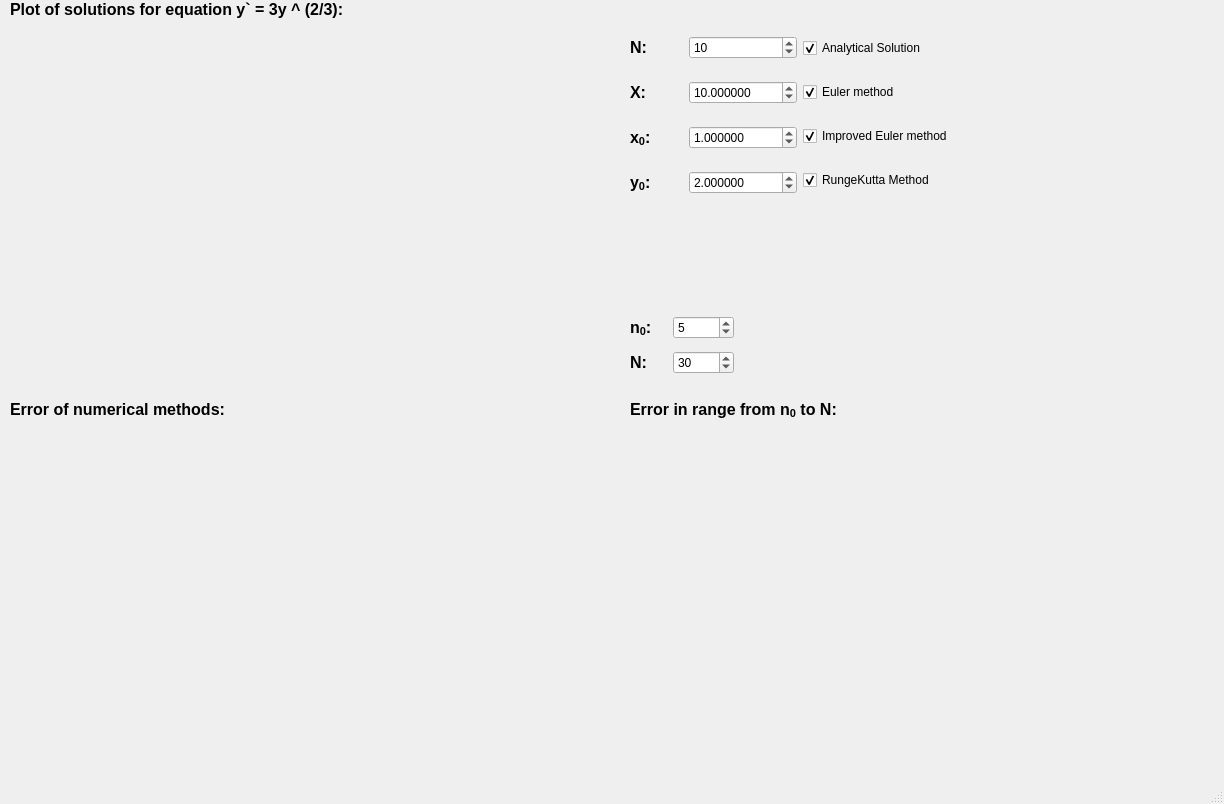
<?xml version="1.0" encoding="UTF-8"?>
<ui version="4.0">
    <class>MainWindow</class>
    <widget class="QMainWindow" name="MainWindow">
        <property name="geometry">
            <rect>
                <x>0</x>
                <y>0</y>
                <width>1224</width>
                <height>804</height>
            </rect>
        </property>
        <property name="windowTitle">
            <string>Computational Practicum</string>
        </property>
        <property name="toolTip">
            <string/>
        </property>
        <property name="whatsThis">
            <string/>
        </property>
        <property name="windowFilePath">
            <string/>
        </property>
        <property name="documentMode">
            <bool>true</bool>
        </property>
        <property name="tabShape">
            <enum>QTabWidget::Rounded</enum>
        </property>
        <widget class="QWidget" name="centralwidget">
            <widget class="QWidget" name="layoutWidget">
                <property name="geometry">
                    <rect>
                        <x>630</x>
                        <y>310</y>
                        <width>104</width>
                        <height>72</height>
                    </rect>
                </property>
                <layout class="QGridLayout" name="err_gridLayout">
                    <item row="0" column="0">
                        <widget class="QLabel" name="n0_err_label">
                            <property name="text">
                                <string>&lt;html&gt;&lt;head/&gt;&lt;body&gt;&lt;p&gt;&lt;span style=&quot;
                                    font-size:12pt; font-weight:600;&quot;&gt;n&lt;/span&gt;&lt;span style=&quot;
                                    font-size:12pt; font-weight:600; vertical-align:sub;&quot;&gt;0&lt;/span&gt;&lt;span
                                    style=&quot; font-size:12pt; font-weight:600;&quot;&gt;:&lt;/span&gt;&lt;/p&gt;&lt;/body&gt;&lt;/html&gt;
                                </string>
                            </property>
                        </widget>
                    </item>
                    <item row="1" column="0">
                        <widget class="QLabel" name="N_err_label">
                            <property name="text">
                                <string>&lt;html&gt;&lt;head/&gt;&lt;body&gt;&lt;p&gt;&lt;span style=&quot;
                                    font-size:12pt; font-weight:600;&quot;&gt;N:&lt;/span&gt;&lt;/p&gt;&lt;/body&gt;&lt;/html&gt;
                                </string>
                            </property>
                        </widget>
                    </item>
                    <item row="0" column="1">
                        <widget class="QSpinBox" name="n0_err_spinBox">
                            <property name="minimum">
                                <number>1</number>
                            </property>
                            <property name="maximum">
                                <number>10000</number>
                            </property>
                            <property name="singleStep">
                                <number>1</number>
                            </property>
                            <property name="value">
                                <number>5</number>
                            </property>
                        </widget>
                    </item>
                    <item row="1" column="1">
                        <widget class="QSpinBox" name="N_err_spinBox">
                            <property name="minimum">
                                <number>2</number>
                            </property>
                            <property name="maximum">
                                <number>10000</number>
                            </property>
                            <property name="singleStep">
                                <number>1</number>
                            </property>
                            <property name="value">
                                <number>30</number>
                            </property>
                        </widget>
                    </item>
                </layout>
            </widget>
            <widget class="QWidget" name="layoutWidget">
                <property name="geometry">
                    <rect>
                        <x>10</x>
                        <y>400</y>
                        <width>581</width>
                        <height>381</height>
                    </rect>
                </property>
                <layout class="QVBoxLayout" name="err_verticalLayout">
                    <property name="sizeConstraint">
                        <enum>QLayout::SetNoConstraint</enum>
                    </property>
                    <item>
                        <widget class="QLabel" name="err_label">
                            <property name="sizePolicy">
                                <sizepolicy hsizetype="Preferred" vsizetype="Fixed">
                                    <horstretch>0</horstretch>
                                    <verstretch>0</verstretch>
                                </sizepolicy>
                            </property>
                            <property name="minimumSize">
                                <size>
                                    <width>0</width>
                                    <height>0</height>
                                </size>
                            </property>
                            <property name="font">
                                <font>
                                    <pointsize>12</pointsize>
                                </font>
                            </property>
                            <property name="text">
                                <string>&lt;html&gt;&lt;head/&gt;&lt;body&gt;&lt;p&gt;&lt;span style=&quot;
                                    font-size:12pt; font-weight:600;&quot;&gt;Error of numerical methods:&lt;/span&gt;&lt;/p&gt;&lt;/body&gt;&lt;/html&gt;
                                </string>
                            </property>
                        </widget>
                    </item>
                    <item>
                        <widget class="ErrorsWidget" name="ErrorsWidget" native="true">
                            <property name="minimumSize">
                                <size>
                                    <width>450</width>
                                    <height>300</height>
                                </size>
                            </property>
                        </widget>
                    </item>
                </layout>
            </widget>
            <widget class="QWidget" name="layoutWidget">
                <property name="geometry">
                    <rect>
                        <x>630</x>
                        <y>400</y>
                        <width>581</width>
                        <height>381</height>
                    </rect>
                </property>
                <layout class="QVBoxLayout" name="rng_err_verticalLayout">
                    <item>
                        <widget class="QLabel" name="rng_err_label">
                            <property name="sizePolicy">
                                <sizepolicy hsizetype="Preferred" vsizetype="Fixed">
                                    <horstretch>0</horstretch>
                                    <verstretch>0</verstretch>
                                </sizepolicy>
                            </property>
                            <property name="font">
                                <font>
                                    <pointsize>12</pointsize>
                                    <weight>75</weight>
                                    <bold>true</bold>
                                </font>
                            </property>
                            <property name="text">
                                <string>&lt;html&gt;&lt;head/&gt;&lt;body&gt;&lt;p&gt;&lt;span style=&quot;
                                    font-size:12pt; font-weight:600;&quot;&gt;Error in range from n&lt;/span&gt;&lt;span
                                    style=&quot; font-size:12pt; font-weight:600; vertical-align:sub;&quot;&gt;0&lt;/span&gt;&lt;span
                                    style=&quot; font-size:12pt; font-weight:600;&quot;&gt; to N:&lt;/span&gt;&lt;/p&gt;&lt;/body&gt;&lt;/html&gt;
                                </string>
                            </property>
                        </widget>
                    </item>
                    <item>
                        <widget class="RangeErrorsWidget" name="RangeErrorsWidget" native="true">
                            <property name="minimumSize">
                                <size>
                                    <width>450</width>
                                    <height>300</height>
                                </size>
                            </property>
                            <property name="font">
                                <font>
                                    <pointsize>10</pointsize>
                                    <weight>50</weight>
                                    <bold>false</bold>
                                </font>
                            </property>
                        </widget>
                    </item>
                </layout>
            </widget>
            <widget class="QWidget" name="layoutWidget">
                <property name="geometry">
                    <rect>
                        <x>10</x>
                        <y>0</y>
                        <width>581</width>
                        <height>381</height>
                    </rect>
                </property>
                <layout class="QVBoxLayout" name="sol_verticalLayout">
                    <item>
                        <widget class="QLabel" name="sol_label">
                            <property name="sizePolicy">
                                <sizepolicy hsizetype="Preferred" vsizetype="Fixed">
                                    <horstretch>0</horstretch>
                                    <verstretch>0</verstretch>
                                </sizepolicy>
                            </property>
                            <property name="font">
                                <font>
                                    <pointsize>12</pointsize>
                                </font>
                            </property>
                            <property name="text">
                                <string>&lt;html&gt;&lt;head/&gt;&lt;body&gt;&lt;p&gt;&lt;span style=&quot;
                                    font-size:12pt; font-weight:600;&quot;&gt;Plot of solutions for equation y` = 3y ^
                                    (2/3):&lt;/span&gt;&lt;/p&gt;&lt;/body&gt;&lt;/html&gt;
                                </string>
                            </property>
                        </widget>
                    </item>
                    <item>
                        <widget class="SolutionsWidget" name="SolutionsWidget" native="true">
                            <property name="sizePolicy">
                                <sizepolicy hsizetype="Preferred" vsizetype="Preferred">
                                    <horstretch>0</horstretch>
                                    <verstretch>0</verstretch>
                                </sizepolicy>
                            </property>
                            <property name="minimumSize">
                                <size>
                                    <width>450</width>
                                    <height>300</height>
                                </size>
                            </property>
                            <property name="layoutDirection">
                                <enum>Qt::LeftToRight</enum>
                            </property>
                            <property name="autoFillBackground">
                                <bool>false</bool>
                            </property>
                        </widget>
                    </item>
                </layout>
            </widget>
            <widget class="QWidget" name="layoutWidget">
                <property name="geometry">
                    <rect>
                        <x>630</x>
                        <y>20</y>
                        <width>340</width>
                        <height>190</height>
                    </rect>
                </property>
                <layout class="QHBoxLayout" name="sol_horizontalLayout">
                    <item>
                        <layout class="QGridLayout" name="sol_gridLayout">
                            <item row="2" column="0">
                                <widget class="QLabel" name="x0_label">
                                    <property name="text">
                                        <string>&lt;html&gt;&lt;head/&gt;&lt;body&gt;&lt;p&gt;&lt;span style=&quot;
                                            font-size:12pt; font-weight:600;&quot;&gt;x&lt;/span&gt;&lt;span style=&quot;
                                            font-size:12pt; font-weight:600; vertical-align:sub;&quot;&gt;0&lt;/span&gt;&lt;span
                                            style=&quot; font-size:12pt; font-weight:600;&quot;&gt;:&lt;/span&gt;&lt;/p&gt;&lt;/body&gt;&lt;/html&gt;
                                        </string>
                                    </property>
                                </widget>
                            </item>
                            <item row="2" column="1">
                                <widget class="QDoubleSpinBox" name="x0_doubleSpinBox">
                                    <property name="decimals">
                                        <number>6</number>
                                    </property>
                                    <property name="minimum">
                                        <double>-10000.000000000000000</double>
                                    </property>
                                    <property name="maximum">
                                        <double>10000.000000000000000</double>
                                    </property>
                                    <property name="singleStep">
                                        <double>0.500000000000000</double>
                                    </property>
                                    <property name="value">
                                        <double>1.000000000000000</double>
                                    </property>
                                </widget>
                            </item>
                            <item row="3" column="1">
                                <widget class="QDoubleSpinBox" name="y0_doubleSpinBox">
                                    <property name="decimals">
                                        <number>6</number>
                                    </property>
                                    <property name="minimum">
                                        <double>-10000.000000000000000</double>
                                    </property>
                                    <property name="maximum">
                                        <double>10000.000000000000000</double>
                                    </property>
                                    <property name="singleStep">
                                        <double>0.500000000000000</double>
                                    </property>
                                    <property name="value">
                                        <double>2.000000000000000</double>
                                    </property>
                                </widget>
                            </item>
                            <item row="0" column="0">
                                <widget class="QLabel" name="N_label">
                                    <property name="text">
                                        <string>&lt;html&gt;&lt;head/&gt;&lt;body&gt;&lt;p&gt;&lt;span style=&quot;
                                            font-size:12pt; font-weight:600;&quot;&gt;N:&lt;/span&gt;&lt;/p&gt;&lt;/body&gt;&lt;/html&gt;
                                        </string>
                                    </property>
                                </widget>
                            </item>
                            <item row="1" column="0">
                                <widget class="QLabel" name="X_label">
                                    <property name="text">
                                        <string>&lt;html&gt;&lt;head/&gt;&lt;body&gt;&lt;p&gt;&lt;span style=&quot;
                                            font-size:12pt; font-weight:600;&quot;&gt;X:&lt;/span&gt;&lt;/p&gt;&lt;/body&gt;&lt;/html&gt;
                                        </string>
                                    </property>
                                </widget>
                            </item>
                            <item row="3" column="0">
                                <widget class="QLabel" name="y0_label">
                                    <property name="text">
                                        <string>&lt;html&gt;&lt;head/&gt;&lt;body&gt;&lt;p&gt;&lt;span style=&quot;
                                            font-size:12pt; font-weight:600;&quot;&gt;y&lt;/span&gt;&lt;span style=&quot;
                                            font-size:12pt; font-weight:600; vertical-align:sub;&quot;&gt;0&lt;/span&gt;&lt;span
                                            style=&quot; font-size:12pt; font-weight:600;&quot;&gt;:&lt;/span&gt;&lt;/p&gt;&lt;/body&gt;&lt;/html&gt;
                                        </string>
                                    </property>
                                </widget>
                            </item>
                            <item row="0" column="1">
                                <widget class="QSpinBox" name="N_spinBox">
                                    <property name="minimum">
                                        <number>2</number>
                                    </property>
                                    <property name="maximum">
                                        <number>10000</number>
                                    </property>
                                    <property name="value">
                                        <number>10</number>
                                    </property>
                                </widget>
                            </item>
                            <item row="1" column="1">
                                <widget class="QDoubleSpinBox" name="X_doubleSpinBox">
                                    <property name="decimals">
                                        <number>6</number>
                                    </property>
                                    <property name="minimum">
                                        <double>-10000.000000000000000</double>
                                    </property>
                                    <property name="maximum">
                                        <double>10000.000000000000000</double>
                                    </property>
                                    <property name="singleStep">
                                        <double>0.500000000000000</double>
                                    </property>
                                    <property name="value">
                                        <double>10.000000000000000</double>
                                    </property>
                                </widget>
                            </item>
                        </layout>
                    </item>
                    <item>
                        <layout class="QVBoxLayout" name="checkBox_verticalLayout">
                            <item>
                                <widget class="QCheckBox" name="exact_sol_checkBox">
                                    <property name="enabled">
                                        <bool>true</bool>
                                    </property>
                                    <property name="text">
                                        <string>Analytical Solution</string>
                                    </property>
                                    <property name="checked">
                                        <bool>true</bool>
                                    </property>
                                </widget>
                            </item>
                            <item>
                                <widget class="QCheckBox" name="euler_met_checkBox">
                                    <property name="enabled">
                                        <bool>true</bool>
                                    </property>
                                    <property name="text">
                                        <string>Euler method</string>
                                    </property>
                                    <property name="checked">
                                        <bool>true</bool>
                                    </property>
                                </widget>
                            </item>
                            <item>
                                <widget class="QCheckBox" name="imp_euler_met_checkBox">
                                    <property name="text">
                                        <string>Improved Euler method</string>
                                    </property>
                                    <property name="checked">
                                        <bool>true</bool>
                                    </property>
                                </widget>
                            </item>
                            <item>
                                <widget class="QCheckBox" name="rungekutta_met_checkBox">
                                    <property name="text">
                                        <string>RungeKutta Method</string>
                                    </property>
                                    <property name="checked">
                                        <bool>true</bool>
                                    </property>
                                </widget>
                            </item>
                        </layout>
                    </item>
                </layout>
            </widget>
        </widget>
        <widget class="QStatusBar" name="statusbar"/>
    </widget>
    <customwidgets>
        <customwidget>
            <class>SolutionsWidget</class>
            <extends>QWidget</extends>
            <header>solutionswidget.h</header>
            <container>1</container>
        </customwidget>
        <customwidget>
            <class>ErrorsWidget</class>
            <extends>QWidget</extends>
            <header>errorswidget.h</header>
            <container>1</container>
        </customwidget>
        <customwidget>
            <class>RangeErrorsWidget</class>
            <extends>QWidget</extends>
            <header>rangeerrorswidget.h</header>
            <container>1</container>
        </customwidget>
    </customwidgets>
    <resources/>
    <connections>
        <connection>
            <sender>n0_err_spinBox</sender>
            <signal>valueChanged(int)</signal>
            <receiver>MainWindow</receiver>
            <slot>change_rng_err()</slot>
            <hints>
                <hint type="sourcelabel">
                    <x>716</x>
                    <y>325</y>
                </hint>
                <hint type="destinationlabel">
                    <x>1070</x>
                    <y>341</y>
                </hint>
            </hints>
        </connection>
        <connection>
            <sender>N_err_spinBox</sender>
            <signal>valueChanged(int)</signal>
            <receiver>MainWindow</receiver>
            <slot>change_rng_err()</slot>
            <hints>
                <hint type="sourcelabel">
                    <x>681</x>
                    <y>357</y>
                </hint>
                <hint type="destinationlabel">
                    <x>1093</x>
                    <y>367</y>
                </hint>
            </hints>
        </connection>
        <connection>
            <sender>exact_sol_checkBox</sender>
            <signal>clicked()</signal>
            <receiver>MainWindow</receiver>
            <slot>change_checkbox()</slot>
            <hints>
                <hint type="sourcelabel">
                    <x>812</x>
                    <y>42</y>
                </hint>
                <hint type="destinationlabel">
                    <x>1077</x>
                    <y>28</y>
                </hint>
            </hints>
        </connection>
        <connection>
            <sender>euler_met_checkBox</sender>
            <signal>clicked()</signal>
            <receiver>MainWindow</receiver>
            <slot>change_checkbox()</slot>
            <hints>
                <hint type="sourcelabel">
                    <x>800</x>
                    <y>95</y>
                </hint>
                <hint type="destinationlabel">
                    <x>1073</x>
                    <y>79</y>
                </hint>
            </hints>
        </connection>
        <connection>
            <sender>imp_euler_met_checkBox</sender>
            <signal>clicked()</signal>
            <receiver>MainWindow</receiver>
            <slot>change_checkbox()</slot>
            <hints>
                <hint type="sourcelabel">
                    <x>871</x>
                    <y>145</y>
                </hint>
                <hint type="destinationlabel">
                    <x>1077</x>
                    <y>125</y>
                </hint>
            </hints>
        </connection>
        <connection>
            <sender>rungekutta_met_checkBox</sender>
            <signal>clicked()</signal>
            <receiver>MainWindow</receiver>
            <slot>change_checkbox()</slot>
            <hints>
                <hint type="sourcelabel">
                    <x>847</x>
                    <y>188</y>
                </hint>
                <hint type="destinationlabel">
                    <x>1073</x>
                    <y>167</y>
                </hint>
            </hints>
        </connection>
        <connection>
            <sender>X_doubleSpinBox</sender>
            <signal>valueChanged(double)</signal>
            <receiver>MainWindow</receiver>
            <slot>change_grid()</slot>
            <hints>
                <hint type="sourcelabel">
                    <x>683</x>
                    <y>81</y>
                </hint>
                <hint type="destinationlabel">
                    <x>1162</x>
                    <y>247</y>
                </hint>
            </hints>
        </connection>
        <connection>
            <sender>N_spinBox</sender>
            <signal>valueChanged(int)</signal>
            <receiver>MainWindow</receiver>
            <slot>change_grid()</slot>
            <hints>
                <hint type="sourcelabel">
                    <x>704</x>
                    <y>33</y>
                </hint>
                <hint type="destinationlabel">
                    <x>1090</x>
                    <y>240</y>
                </hint>
            </hints>
        </connection>
        <connection>
            <sender>x0_doubleSpinBox</sender>
            <signal>valueChanged(double)</signal>
            <receiver>MainWindow</receiver>
            <slot>change_grid()</slot>
            <hints>
                <hint type="sourcelabel">
                    <x>686</x>
                    <y>138</y>
                </hint>
                <hint type="destinationlabel">
                    <x>1011</x>
                    <y>260</y>
                </hint>
            </hints>
        </connection>
        <connection>
            <sender>y0_doubleSpinBox</sender>
            <signal>valueChanged(double)</signal>
            <receiver>MainWindow</receiver>
            <slot>change_grid()</slot>
            <hints>
                <hint type="sourcelabel">
                    <x>729</x>
                    <y>187</y>
                </hint>
                <hint type="destinationlabel">
                    <x>957</x>
                    <y>271</y>
                </hint>
            </hints>
        </connection>
    </connections>
    <slots>
        <slot>change_rng_err()</slot>
        <slot>change_grid()</slot>
        <slot>change_checkbox()</slot>
    </slots>
</ui>
